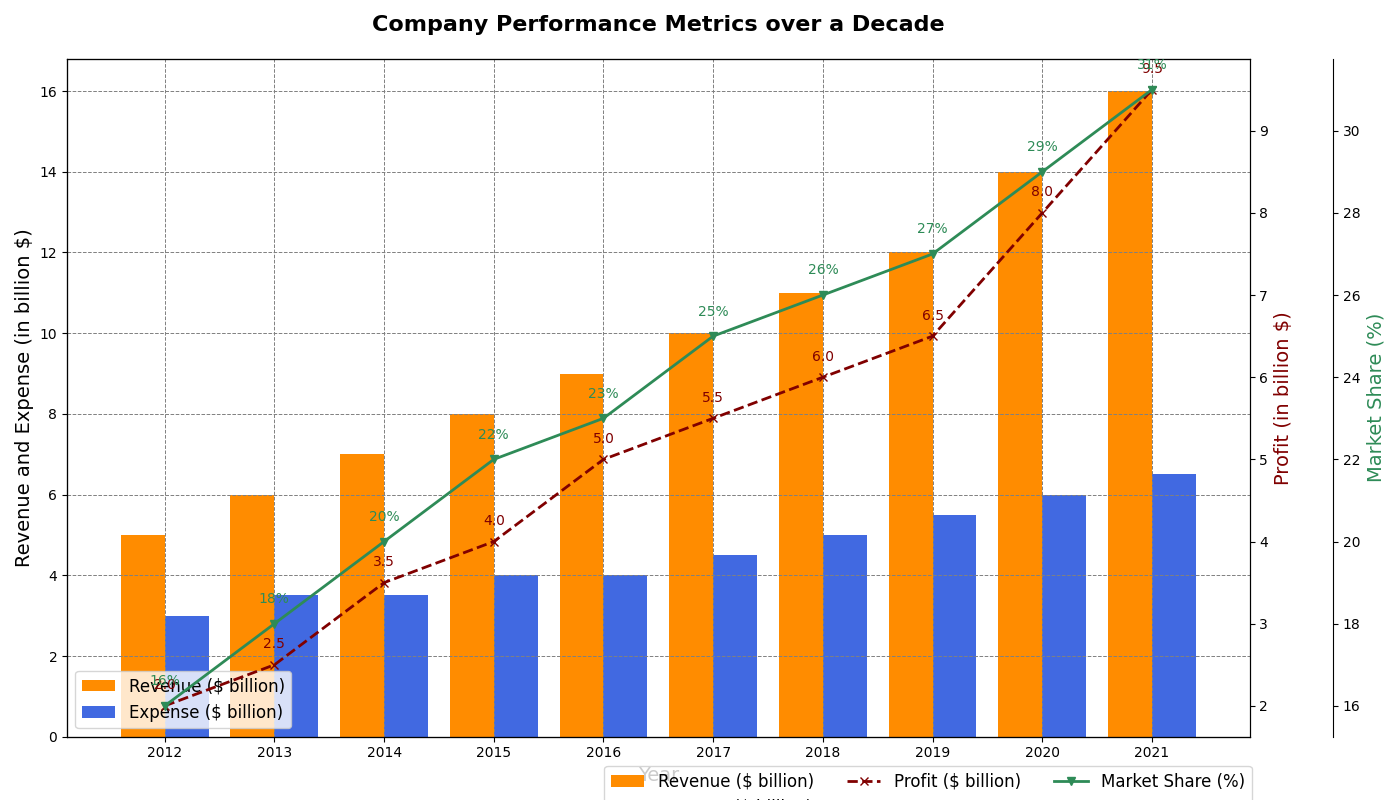

Reproduce this figure in Python.
import matplotlib.pyplot as plt
import numpy as np

years = np.arange(2012, 2022)
revenues = [5, 6, 7, 8, 9, 10, 11, 12, 14, 16]
expenses = [3, 3.5, 3.5, 4, 4, 4.5, 5, 5.5, 6, 6.5]
profits = np.array(revenues) - np.array(expenses)
market_shares = [16, 18, 20, 22, 23, 25, 26, 27, 29, 31]

fig, ax1 = plt.subplots(figsize=(14, 8))

bar_width = 0.4
ax1.bar(years - bar_width/2, revenues, width=bar_width, color='darkorange', label='Revenue ($ billion)')
ax1.bar(years + bar_width/2, expenses, width=bar_width, color='royalblue', label='Expense ($ billion)')
ax1.set_xlabel('Year', fontsize=14)
ax1.set_ylabel('Revenue and Expense (in billion $)', fontsize=14, color='black')
ax1.set_title('Company Performance Metrics over a Decade', fontsize=16, fontweight='bold', pad=20)
ax1.set_xticks(years)
ax1.set_xticklabels(years)

# Adding grid
ax1.grid(visible=True, which='major', linestyle='--', linewidth=0.7, color='grey')

# Move legend to bottom
ax1.legend(loc='lower left', fontsize=12)

ax2 = ax1.twinx()
ax2.plot(years, profits, color='maroon', marker='x', linestyle='--', linewidth=2, label='Profit ($ billion)')
ax2.set_ylabel('Profit (in billion $)', fontsize=14, color='maroon')
for i, profit in enumerate(profits):
    ax2.text(years[i], profit + 0.2, f'{profit:.1f}', color='maroon', ha='center')

ax3 = ax1.twinx()
ax3.spines['right'].set_position(('outward', 60))
ax3.plot(years, market_shares, color='seagreen', marker='v', linestyle='-', linewidth=2, label='Market Share (%)')
ax3.set_ylabel('Market Share (%)', fontsize=14, color='seagreen')
for i, share in enumerate(market_shares):
    ax3.text(years[i], share + 0.5, f'{share}%', color='seagreen', ha='center')
ax3.spines['right'].set_visible(True)

# Simplified legend at the bottom
fig.legend(loc='lower right', bbox_to_anchor=(0.9, -0.04), ncol=3, fontsize=12)

plt.tight_layout()
plt.show()
